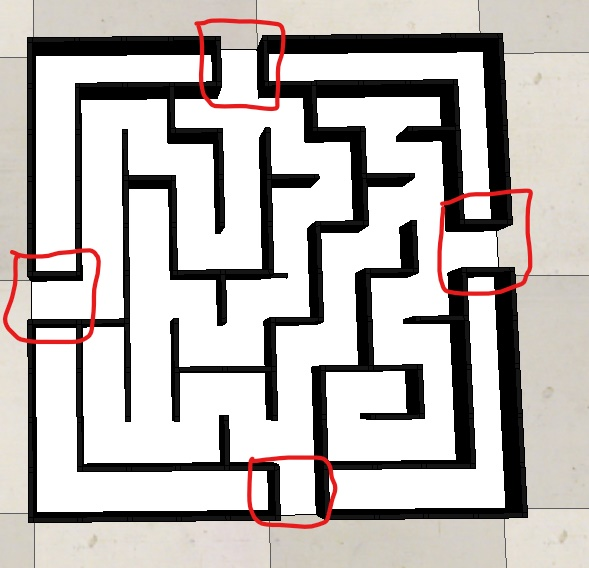
#> input picture task_1b_detect_and_encode_maze/test_cases/Inked1_capture_LI.jpg, 589 x 568 px
$ python -i task_1b.py   (imports and definitions only)
#> lines starting #> are read from the running program, lines starting #| are printed output that depends on the picture; after the words box and inside, x2 and y2 are one past the last pixel; in counts of white or black regions, pixels touching at a corner belong together
#> further down, picture is the input picture: shape (568, 589, 3); mean B, G, R 182.9, 185.6, 190.4
'''
*****************************************************************************************
*
*        		===============================================
*           		Nirikshak Bot (NB) Theme (eYRC 2020-21)
*        		===============================================
*
*  This script is to implement Task 1B of Nirikshak Bot (NB) Theme (eYRC 2020-21).
*
*  This software is made available on an "AS IS WHERE IS BASIS".
*  Licensee/end user indemnifies and will keep e-Yantra indemnified from
*  any and all claim(s) that emanate from the use of the Software or
*  breach of the terms of this agreement.
*
*  e-Yantra - An MHRD project under National Mission on Education using ICT (NMEICT)
*
*****************************************************************************************
'''

# Team ID:			[2139]
# Author List:		[Yash Varshney]
# Filename:			task_1b.py
# Functions:		applyPerspectiveTransform, detectMaze, writeToCsv
# 					[ Comma separated list of functions in this file ]
# Global variables:
# 					[ List of global variables defined in this file ]


####################### IMPORT MODULES #######################
## You are not allowed to make any changes in this section. ##
## You have to implement this task with the three available ##
## modules for this task (numpy, opencv, csv)               ##
##############################################################
import numpy as np
import cv2 as cv
import csv
import os
##############################################################


################# ADD UTILITY FUNCTIONS HERE #################
## You can define any utility functions for your code.      ##
## Please add proper comments to ensure that your code is   ##
## readable and easy to understand.                         ##
##############################################################


##############################################################


# [244 lines left out: function applyPerspectiveTransform, not called in this run]


def detectMaze(warped_img):

	"""
	Purpose:
	---
	takes the warped maze image as input and returns the maze encoded in form of a 2D array

	Input Arguments:
	---
	`warped_img` :    [ numpy array ]
		resultant warped maze image after applying Perspective Transform

	Returns:
	---
	`maze_array` :    [ nested list of lists ]
		encoded maze in the form of a 2D array

	Example call:
	---
	maze_array = detectMaze(warped_img)
	"""

	maze_array = []

	##############	ADD YOUR CODE HERE	##############

	#Converting into grayscale
	warped_img_gray = cv.cvtColor(warped_img, cv.COLOR_BGR2GRAY)
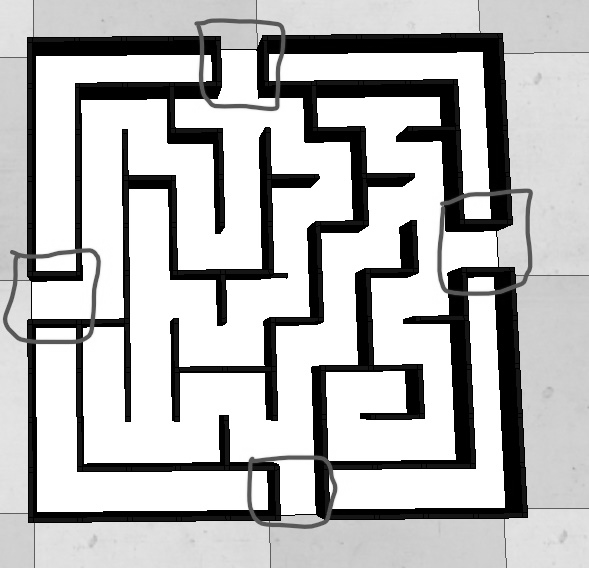
#> warped_img_gray: shape (568, 589); min 0, max 255, mean 186.8
	#Applying Gaussian Blur
	warped_img_gray = cv.GaussianBlur(warped_img_gray,(5,5),0)
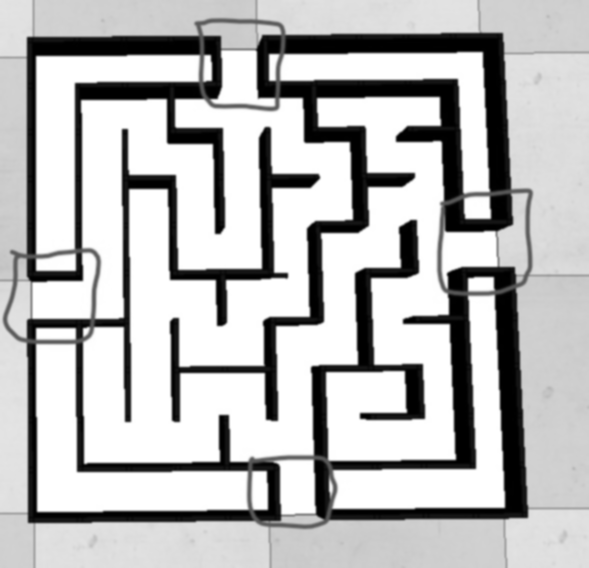
#> warped_img_gray: shape (568, 589); min 0, max 255, mean 186.8

	#Some part is washed out by perpective transform to make uniform border in all direction
	thresh = cv.copyMakeBorder(warped_img_gray,5,5,5,5, cv.BORDER_CONSTANT,value=[0,0,0])
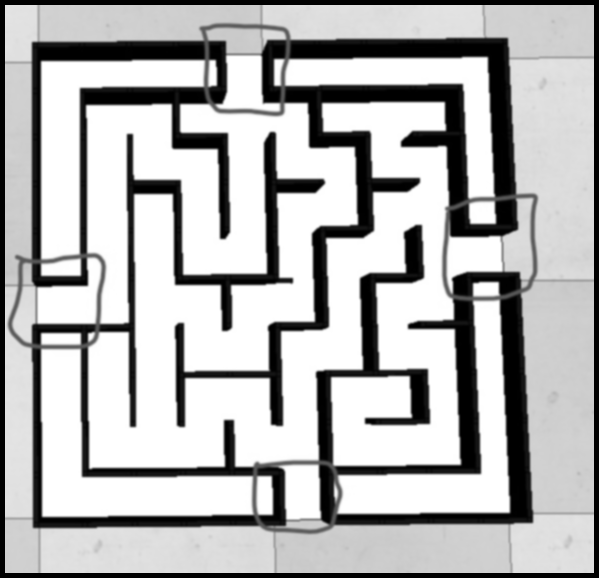
#> thresh: shape (578, 599); min 0, max 255, mean 180.5

	#Converting into binary(Pixel value 0 and 255 only)
	thresh = cv.threshold(thresh,135,255,cv.THRESH_BINARY)[1]
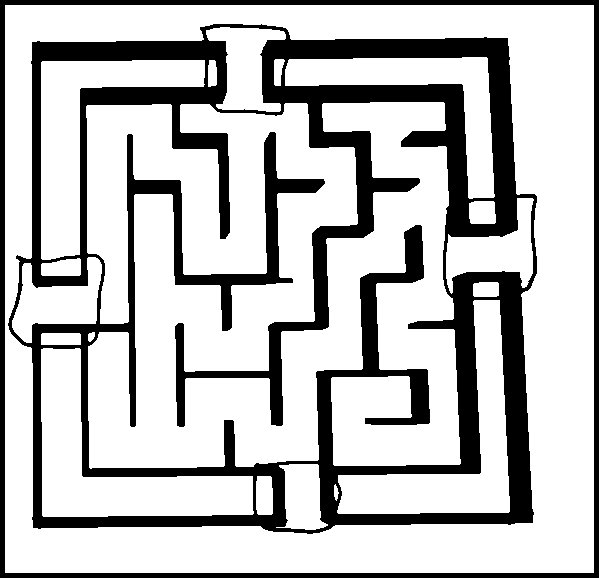
#> thresh: shape (578, 599); 74.6% white; 2 black regions, box (x1, y1, x2, y2) and area: (8, 24, 537, 534) 76247, (0, 0, 599, 578) 11670

	# Resizing the image into (400,400) to make uniform
	resized_image = cv.resize(thresh, (400, 400))
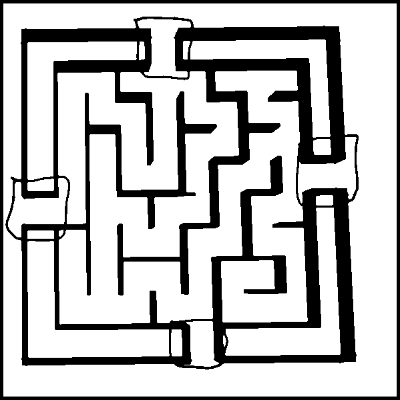
#> resized_image: shape (400, 400); min 0, max 255, mean 190.4
	#Assumption that Each Block will be now (40,40)

	jincrement = resized_image.shape[0]//10
#> jincrement = 40
	iincrement = resized_image.shape[1]//10
#> iincrement = 40

	#Inverting the Image for ease of calculation
	ret2,resized_image = cv.threshold(resized_image,100,255,cv.THRESH_BINARY_INV)
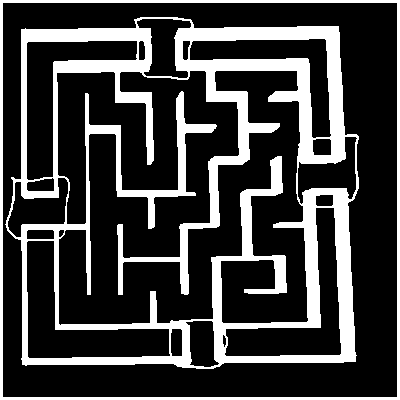
#> resized_image: shape (400, 400); 24.7% white; 2 white regions, box (x1, y1, x2, y2) and area: (5, 17, 359, 369) 34817, (0, 0, 400, 400) 4764

	#Looping through the Maze block by block

	for i in range(0,resized_image.shape[0],iincrement):

		maze_array.append([])
		if(i==0):
			y = i
			iiicrement = 44
		else:
			y = i-1
			iiicrement = 43
		for j in range(0,resized_image.shape[1],jincrement):

				if(j==0):

					img_temp = resized_image[y:y+iiicrement,j:j+44]
				else:
					img_temp = resized_image[y:y+iiicrement,j-5:j+44]

				value = 0

				#Finding the center of block Image
				x_center = img_temp.shape[1]//2
				y_center = img_temp.shape[0]//2


				#Now from center moving in all direction if pixel value comes out as specied then there is Grid otherwise not.
				dir = 0
				while(y_center - dir >= 0):
					if(img_temp[y_center-dir, x_center] == 255):

						value += 2
						break
					dir +=1


				dir = 0
				while(y_center + dir  < img_temp.shape[0]):
					if(img_temp[y_center+dir,x_center] == 255):
						value += 8

						break
					dir+=1


				dir = 0
				while(x_center + dir <  img_temp.shape[1] ):
					if(img_temp[y_center,x_center+dir] == 255  or img_temp[15,x_center+dir]):
						value += 4
						break
					dir+=1

				dir =0
				while(x_center-dir >= 0):
					if(img_temp[y_center,x_center-dir] == 255):
								value  +=1
								break
					dir +=1


			#Final Encoded maze array
				maze_array[i//40].append(value)
#> after the loop, maze_array = 10 items
##################################################

	return maze_array


# NOTE:	YOU ARE NOT ALLOWED TO MAKE ANY CHANGE TO THIS FUNCTION
# [23 lines left out: function writeToCsv, not called in this run]


# NOTE:	YOU ARE NOT ALLOWED TO MAKE ANY CHANGE TO THIS FUNCTION
#
# Function Name:    main
#        Inputs:    None
#       Outputs:    None
#       Purpose:    This part of the code is only for testing your solution. The function first takes 'maze00.jpg'
# 					as input, applies Perspective Transform by calling applyPerspectiveTransform function,
# 					encodes the maze input in form of 2D array by calling detectMaze function and writes this data to csv file
# 					by calling writeToCsv function, it then asks the user whether to repeat the same on all maze images
# 					present in 'test_cases' folder or not. Write your solution ONLY in the space provided in the above
# 					applyPerspectiveTransform and detectMaze functions.

# [99 lines not run here, left out]

>>> import cv2
>>> picture = cv2.imread('../task_1b_detect_and_encode_maze/test_cases/Inked1_capture_LI.jpg')
>>> result = detectMaze(picture)
#> result = 10 items
